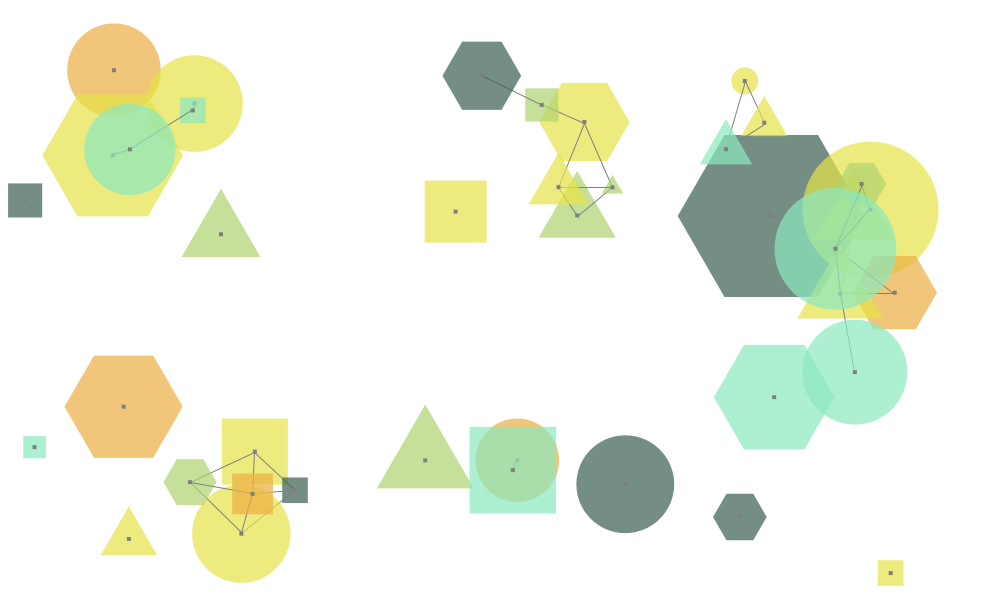
Frame 1 (no input)
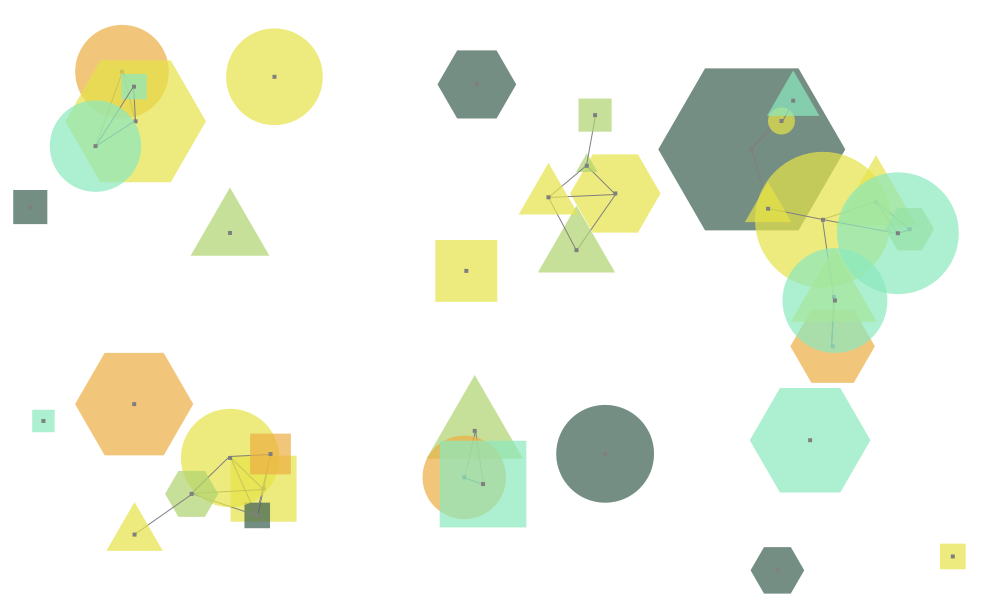
Frame 60 (the mouse pressed at the canvas centre just before this capture)
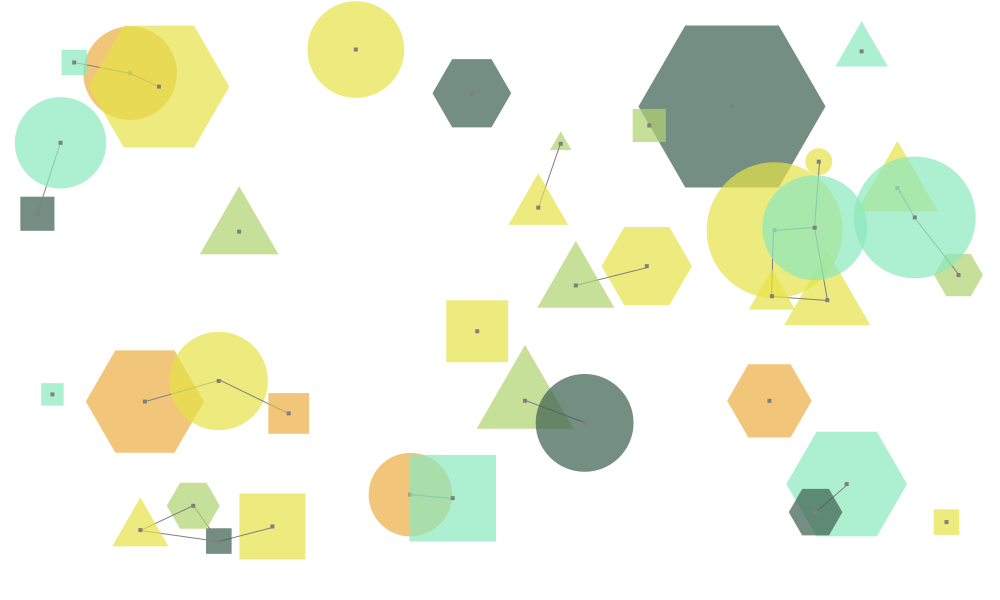
Frame 120 (the mouse held since frame 60 and released just before this capture)

The Processing sketch that drew these frames (run headless with seeded random() and noise(); from frame 60 on, the mouse is pressed at the canvas centre):

// Processing sketch: processing_131349
// ── processing_131349.pde

/*
 * Taller Programación MDI Veritas
 * Tarea#1
 * Crear un código donde múltiples círculos (o cualquier otra figura geométrica),
 * se muevan a diferentes velocidades. Cuando cualquier círculo se acerca a otro,
 * a un radio menor predefinido, entonces dibujar una línea entre ambos círculos.
 *
 * Tips: utilizar random() para definir cuanto se mueve un círculo en cada paso.
 * Checkear los bordes para que no se salgan los círculos.
 */

/* 
 * credits:
 * this program is an extension of Tarea1 
 * by Paula Chavarria (http://www.openprocessing.org/user/35857)
 * her program was taken as a base and was modified as needed
 *
 * features added:
 * - multiples shapes (regular polygons inscribed in a circle)
 *   . base shape class, draws every shape from initial center point
 * - shapes with several color themes
 * - shape shows its center
 * - no vertical nor horizontal looping when shapes are moving
 */

/*
 * @author Andres Villalobos
 * @date 2/2/14
 * @version 1.1
 */

// constants
int SCREEN_WIDTH = 1000;
int SCREEN_HEIGHT = 600;
int SHAPES_COUNT = 10;
int TOTAL_DIFFERENT_SHAPES = 4; // circle, square, triangle, hexagon
int NEIGHBOR_DISTANCE = 80;

// global variables
ArrayList<Shape> shapesCollection; // the collection of shapes painted on the canvas
ColorTheme theme; // shapes color theme

void setup() {
  size(1000, 600);
  noCursor();
  smooth();

  // select random color theme
  theme = new ColorTheme();
  int themeNumber = (int)random(0, 8);
  switch(themeNumber) {
  case 0: 
    theme.setDefaultTheme();
    break;
  case 1: 
    theme.setBlueTheme();
    break;
  case 2: 
    theme.setGreenTheme();
    break;
  case 3: 
    theme.setColorFullTheme();
    break;
  case 4:
    theme.setPurpleTheme();
    break;
  case 5: 
    theme.setLimeTheme();
    break;
  case 6:
    theme.setCaribeanTheme();
    break;
  case 7:
    theme.setColdTheme();
    break;
  case 8:
    theme.setAntiqueBlueTheme();
    break;
  default:
    theme.setDefaultTheme();
  }

  // initialize shapes collection
  shapesCollection = new ArrayList<Shape>();

  for (int i = 0; i < SHAPES_COUNT * TOTAL_DIFFERENT_SHAPES; i++) {    
    Shape square = new Square(theme);
    shapesCollection.add(square);

    Shape circle = new Circle(theme);
    shapesCollection.add(circle);

    Shape triangle = new Triangle(theme);
    shapesCollection.add(triangle);

    Shape hexagon = new Hexagon(theme);
    shapesCollection.add(hexagon);
  }
}

void draw() {

  // as we are animating we must clean the canvas background on every update cycle
  background(255);

  // iterates backwards through the shapes collection.
  for (int i = (SHAPES_COUNT * TOTAL_DIFFERENT_SHAPES) - 1; i >= 0; i--) {

    // gets the shape
    Shape shape = shapesCollection.get(i);

    // draws the shape in the canvas
    shape.paint();

    // gets the position from the shape, in order to calculate its distance with his neighbors
    float x1 = shape.centerX;
    float y1 = shape.centerY;

    // iterates backwards through the shape posible neighbors
    for (int j = i - 1; j >= 0 ; j --) {

      // gets the shape posible neighbor
      Shape posibleNeighbor = shapesCollection.get(j);

      // gets the position from the posible neighbor
      float x2 = posibleNeighbor.centerX;
      float y2 = posibleNeighbor.centerY;

      // calculates the distance from the posible neighbor to the shape
      float distance = sqrt((x1-x2)*(x1-x2) + (y1-y2)*(y1-y2));

      // checks if the distance is less or equal to the min distance to be considered a neighbor
      if (distance <= NEIGHBOR_DISTANCE) {
        // as the possible neighbor is actually a neigbor a line should be drawn within the two circles
        stroke(127, 127, 127);
        line(x1, y1, x2, y2);
      }
    }
  }
}


// extends Shape class, calculates radius and defines how to draw itself 
public class Circle extends Shape {

  // constructor
  public Circle() { 
    type = "circle";
    //side  = random(MIN_SIDE, MAX_SIDE); //not needed
    radius = random(MIN_RADIUS, MAX_RADIUS);

    super.Shape();
  }

  public Circle(ColorTheme theme) { 
    type = "circle";
    //side  = random(MIN_SIDE, MAX_SIDE); //not needed
    radius = random(MIN_RADIUS, MAX_RADIUS);
    shapeColor = theme.colorsCollection[(int)random(0, theme.colorsCollection.length)];
    super.Shape();
  }

  // draws the circle on the canvas
  void paint() {
    noStroke();
    fill(shapeColor, 180);
    ellipse(centerX, centerY, radius * 2, radius * 2);

    super.paint();
  }
}

public class ColorTheme {
  // global variables
  color[] colorsCollection;

  // constructor
  ColorTheme() {
    setDefaultTheme();
  }

  void setDefaultTheme() {
    color[] theme = new color[5];
    theme[0] = color(85, 98, 112);
    theme[1] = color(81, 81, 81);    
    theme[2] = color(255, 156, 0);
    theme[3] = color(6, 188, 220);
    theme[4] = color(214, 214, 214);
    colorsCollection = theme;
  }

  void setBlueTheme() {
    color[] theme = new color[5];
    theme[0] = color(73, 168, 200);
    theme[1] = color(30, 138, 174);
    theme[2] = color(1, 102, 144);
    theme[3] = color(0, 57, 109);
    theme[4] = color(26, 0, 42);
    colorsCollection = theme;
  }

  void setGreenTheme() {
    color[] theme = new color[5];
    theme[0] = color(213, 252, 177);
    theme[1] = color(182, 230, 138);
    theme[2] = color(89, 171, 144);
    theme[3] = color(82, 135, 130);
    theme[4] = color(34, 74, 77);
    colorsCollection = theme;
  }

  void setColorFullTheme() {
    color[] theme = new color[12];
    theme[0] = color(226, 3, 46);
    theme[1] = color(173, 26, 140);
    theme[2] = color(100, 38, 144);
    theme[3] = color(86, 74, 159);
    theme[4] = color(46, 115, 174);
    theme[5] = color(118, 198, 189);
    theme[6] = color(46, 166, 81);
    theme[7] = color(171, 209, 62);
    theme[8] = color(249, 244, 40);
    theme[9] = color(245, 183, 42);
    theme[10] = color(236, 136, 46);
    theme[11] = color(230, 86, 46);
    colorsCollection = theme;
  }

  void setPurpleTheme() {
    color[] theme = new color[5];
    theme[0] = color(23, 21, 22);
    theme[1] = color(38, 20, 27);
    theme[2] = color(135, 32, 70);
    theme[3] = color(135, 32, 70);
    theme[4] = color(255, 61, 132);
    colorsCollection = theme;
  }

  void setLimeTheme() {
    color[] theme = new color[5];
    theme[0] = color(176, 211, 110);
    theme[1] = color(139, 232, 190);
    theme[2] = color(59, 95, 79);
    theme[3] = color(229, 226, 71);
    theme[4] = color(237, 174, 66);
    colorsCollection = theme;
  }
  
  void setCaribeanTheme() {
    color[] theme = new color[5];
    theme[0] = color(0, 33, 49);
    theme[1] = color(250, 234, 229);
    theme[2] = color(251, 155, 7);
    theme[3] = color(251, 219, 23);
    theme[4] = color(0, 18, 39);
    colorsCollection = theme;
  }
  
  void setColdTheme() {
    color[] theme = new color[5];
    theme[0] = color(255, 245, 15);
    theme[1] = color(167, 232, 248);
    theme[2] = color(130, 158, 200);
    theme[3] = color(133, 121, 172);
    theme[4] = color(114, 89, 96);
    colorsCollection = theme;
  }
  
  void setAntiqueBlueTheme() {
    color[] theme = new color[5];
    theme[0] = color(231, 32, 27);
    theme[1] = color(55, 77, 90);
    theme[2] = color(119, 148, 152);
    theme[3] = color(152, 183, 178);
    theme[4] = color(216, 255, 229);
    colorsCollection = theme;
  }
}


// extends Shape class, calculates radius and defines how to draw itself
public class Hexagon extends Shape {

  // constructor
  public Hexagon() { 
    type = "hexagon";
    side  = random(MIN_SIDE, MAX_SIDE);    
    radius = side;

    super.Shape();
  }

  public Hexagon(ColorTheme theme) { 
    type = "hexagon";
    side  = random(MIN_SIDE, MAX_SIDE);    
    radius = side;
    shapeColor = theme.colorsCollection[(int)random(0, theme.colorsCollection.length)];
    super.Shape();
  }

  // draws the hexagon on the canvas
  void paint() {
    noStroke();
    fill(shapeColor, 180); 
    float apothem = (side * sqrt(3)) / 2;

    beginShape();
    vertex(centerX - (side / 2), centerY - apothem);
    vertex(centerX + (side / 2), centerY - apothem);
    vertex(centerX + radius, centerY);
    vertex(centerX + (side / 2), centerY + apothem);
    vertex(centerX - (side / 2), centerY + apothem);
    vertex(centerX - radius, centerY);
    endShape();   

    super.paint();
  }
}



// base class that defines a regular polygon inscribed in a circle
// each class that extends Shape class, should define how to paint itself
public abstract class Shape
{
  // constants
  static final float MIN_SIDE = 20.0;
  static final float MAX_SIDE = 100.0;
  static final float MIN_RADIUS = 10.0;
  static final float MAX_RADIUS = 75.0;
  static final float MAX_ANGLE = 360;
  static final float MIN_ANGLE = 0;
  static final float MAX_SPEED = 1.5;
  static final float MIN_SPEED = 0.1;

  // attributes for drawing
  String type;
  float centerX;
  float centerY;
  float radius;
  color shapeColor;
  float side;

  // attributes for moving 
  float speed;
  float angle;
  float deltaX; // the difference from x1 to x2, according to the angle
  float deltaY; // the difference from y1 to y2, according to the angle

  // constructor
  public void Shape() {
    centerX = random(radius, SCREEN_WIDTH - radius);
    centerY = random(radius, SCREEN_HEIGHT - radius);
    angle = random(MIN_ANGLE, MAX_ANGLE);
    speed = random(MIN_SPEED, MAX_SPEED);
    calculateDelta();
  }

  // draw the shape in the canvas
  public void paint()
  {
    // draw shape center point
    fill(127, 127, 127);
    rect(centerX-2, centerY-2, 4, 4);

    // checks if the circle has reached the right or left border
    if (centerX + deltaX > SCREEN_WIDTH - radius || centerX + deltaX < radius) {
      // as a collision is inminent the circle should "bounce", to do so the opposite of the angle (direction) is needed. e.g The opposite of 180 is 0.
      angle = MAX_ANGLE/2 - angle;

      // to avoid vertical or horizontal looping
      if (angle == 0 || angle == 90 || angle == 180 || angle == 270 || angle == 360) {
        angle = random(MIN_ANGLE, MAX_ANGLE);
      }

      calculateDelta();
    } 
    else if (centerY + deltaY > SCREEN_HEIGHT - radius || centerY + deltaY < radius) 
    {
      // as a collision is inminent the circle should "bounce", to do so the opposite of the angle (direction) is needed. e.g The opposite of 90 is 270.
      angle = MAX_ANGLE - angle;

      // to avoid vertical or horizontal looping
      if (angle == 0 || angle == 90 || angle == 180 || angle == 270 || angle == 360) {
        angle = random(MIN_ANGLE, MAX_ANGLE);
      }
      
      calculateDelta();
    }

    // sets the circle's position for the next update
    centerX += deltaX;
    centerY += deltaY;
  }

  // method which calculates the deltas. The shape new position is calculated upon the trigonometric functions.
  void calculateDelta() {
    // calculates the deltas based on the angle, as the angle is based on a clockwise direction the trigonometric functions result are multiplied by -1.
    deltaY = -1 * speed * sin(radians(angle));
    deltaX = -1 * speed * cos(radians(angle));
  }
}


// extends Shape class, calculates radius and defines how to draw itself
public class Square extends Shape {

  // constructor
  public Square() { 
    type = "square";
    side  = random(MIN_SIDE, MAX_SIDE);   
    radius = (side * sqrt(2)) / 2;

    super.Shape();
  }
  
  public Square(ColorTheme theme) { 
    type = "square";
    side  = random(MIN_SIDE, MAX_SIDE);   
    radius = (side * sqrt(2)) / 2;
    shapeColor = theme.colorsCollection[(int)random(0, theme.colorsCollection.length)];
    super.Shape();
  }

  // draws the square on the canvas
  void paint() {
    noStroke();
    fill(shapeColor, 180);
    rect(centerX - (side / 2), centerY - (side / 2), side, side);

    super.paint();
  }
}


// extends Shape class, calculates radius and defines how to draw itself
public class Triangle extends Shape {

  // constructor
  public Triangle() { 
    type = "triangle";
    side  = random(MIN_SIDE, MAX_SIDE);
    float h = sqrt((side * side) - ((side / 2) * (side / 2)));
    radius = (2 * h) / 3;

    super.Shape();
  }

  public Triangle(ColorTheme theme) { 
    type = "triangle";
    side  = random(MIN_SIDE, MAX_SIDE);
    float h = sqrt((side * side) - ((side / 2) * (side / 2)));
    radius = (2 * h) / 3;
    shapeColor = theme.colorsCollection[(int)random(0, theme.colorsCollection.length)];
    super.Shape();
  }

  // draws the triangle on the canvas
  void paint() {
    noStroke();
    fill(shapeColor, 180);

    float apothem = (sqrt(3) / 6 ) * side; 
    triangle (centerX - (side / 2), centerY + apothem, centerX, centerY - radius, centerX + (side /2), centerY + apothem);

    super.paint();
  }
}
